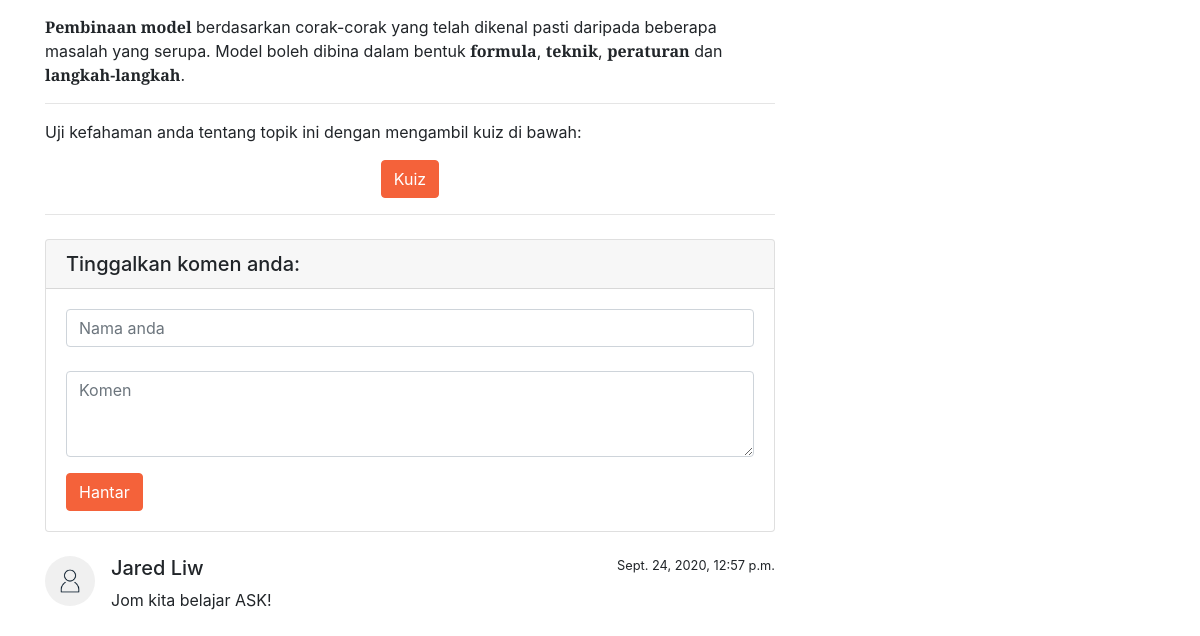
The app's page /curriculum/computational_thinking (lower part), older data.
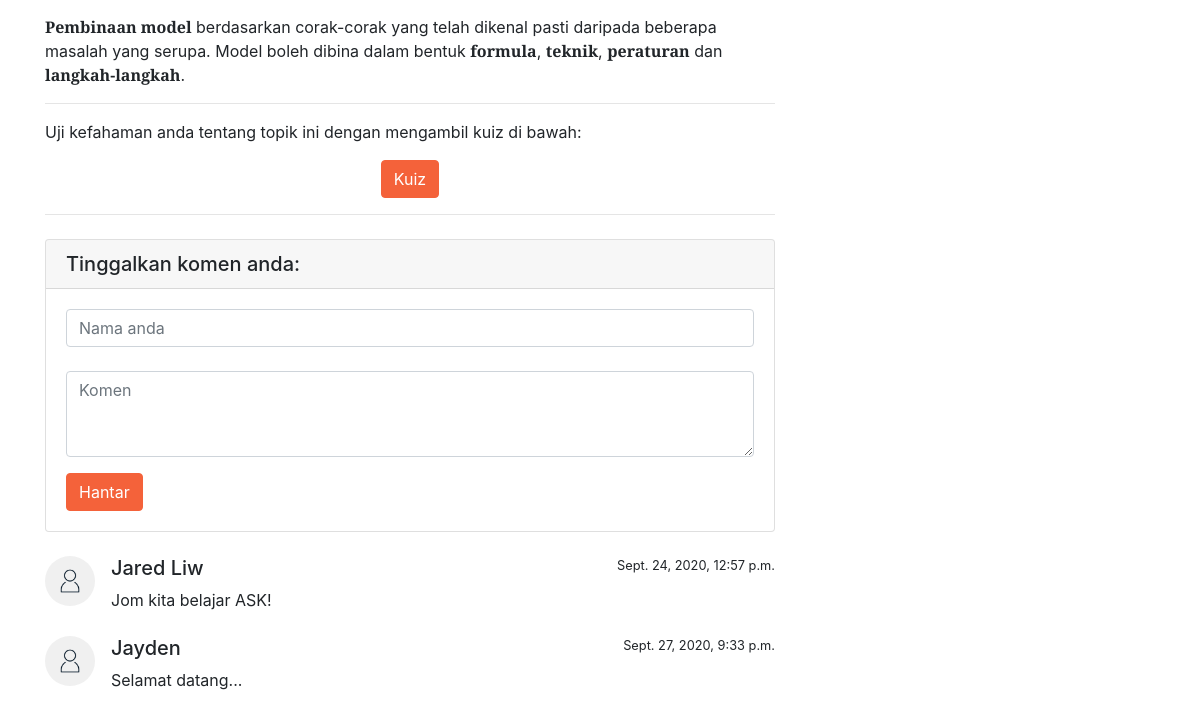
The same page, newer data.
### curriculum/models.py (models this page shows)
class Comment(models.Model):
    username = models.CharField(default="Anonim", max_length=30, blank=False)
    content = models.TextField(blank=False)
    date = models.DateTimeField(auto_now_add=True)
    page = models.CharField(default="comp_t", blank=False, max_length=10, choices=[('comp_t', "Computational Thinking"),
                                                                                   ('data_r', "Data Representation"),
                                                                                   ('algo', 'Algorithms'),
                                                                                   ('code', 'Code')])

### curriculum/views.py (the view)
    def process(request):
        quotes = Quote.objects.all()
        quote = choice(quotes)
        kwargs["quote"] = quote.quote
        kwargs["quote_author"] = quote.author
        comments = Comment.objects.all()
        kwargs["comments"] = comments
        path_name = resolve(request.path_info).url_name
        kwargs["page"] = path_name
        if request.method == "POST":
            data = dict(parse.parse_qsl(request.body))
            Comment(username=data[b'username'].decode(), content=data[b'comment'].decode(), page=path_name).save()
            return redirect(path_name)
        return func(request)

### curriculum/views.py (called while the page is built)
def preprocess(func):
    def process(request):
        quotes = Quote.objects.all()
        quote = choice(quotes)
        kwargs["quote"] = quote.quote
        kwargs["quote_author"] = quote.author
        comments = Comment.objects.all()
        kwargs["comments"] = comments
        path_name = resolve(request.path_info).url_name
        kwargs["page"] = path_name
        if request.method == "POST":
            data = dict(parse.parse_qsl(request.body))
            Comment(username=data[b'username'].decode(), content=data[b'comment'].decode(), page=path_name).save()
            return redirect(path_name)
        return func(request)
    return process

@preprocess
def comp_t(request):
    kwargs["title"] = "Teknik Pemikiran Komputasional"
    kwargs["cover_img"] = "images/cover_1.jpg"
    kwargs["subtitile"] = "to be added..."
    return render(request, 'curriculum/comp_t.html', kwargs)

### curriculum/templates/curriculum/comp_t.html (shortened to what this page needs)
{% extends 'curriculum/base.html'%}
{% load static %}
{% block material %}
<p class="has-line-data" data-line-start="33" data-line-end="34"><strong>Pembinaan model</strong> berdasarkan corak-corak yang telah dikenal pasti daripada beberapa masalah yang serupa. Model boleh dibina dalam bentuk <strong>formula</strong>, <strong>teknik</strong>, <strong>peraturan</strong> dan <strong>langkah-langkah</strong>.</p>
{% endblock material %}

### curriculum/templates/curriculum/base.html (shortened to what this page needs)
{%extends 'home/base.html' %}
{% load static %}
{% block additional_header %}
<link href="{% static 'curriculum/base.css' %}" rel="stylesheet" />
{% endblock additional_header %}
{% block content %}
<div class="container pt-4">
    <div class="row">
        <div class="col-lg-8">
            {% block material %}
            {% endblock material %}
            <hr>
            <p>Uji kefahaman anda tentang topik ini dengan mengambil kuiz di bawah:</p>
            <div class="text-center">
                <form action="/">
                    <input type="submit" class="btn btn-primary" value="Kuiz"/>
                </form>
            </div>
            <hr>
            <div class="card my-4">
                <h5 class="card-header">Tinggalkan komen anda:</h5>
                <div class="card-body">
                    <form method="POST">
                        <div class="form-group">
                            <input class="form-control" placeholder="Nama anda" name="username"/>
                            <br>
                            <textarea class="form-control" rows="3" placeholder="Komen" name="comment"></textarea>
                        </div>
                        <button type="submit" class="btn btn-primary">Hantar</button>
                    </form>
                </div>
            </div>
            {% if comments %}
                {% for comment in comments %}
                    {% if comment.page == page %}
                        <div class="media mb-4">
                            <img class="d-flex mr-3 rounded-circle" src="{% static 'images/user_img.png' %}" alt="" width="50px" height="50px">
                            <div class="media-body">
                                <h5 class="mt-0">{{ comment.username }}</h5>
                                {{ comment.content }}
                            </div>
                            <small>{{ comment.date }}</small>
                        </div>
                    {% endif %}
                {% endfor %}
            {% endif %}
        </div>
        <div class="col-md-4">
        </div>
    </div>
</div>
{% endblock content %}

Row changes from the older to the newer data that the page shows:
added Comment: username "Jayden", content "Selamat datang...", date "Sept. 27, 2020, 9:33 p.m."
